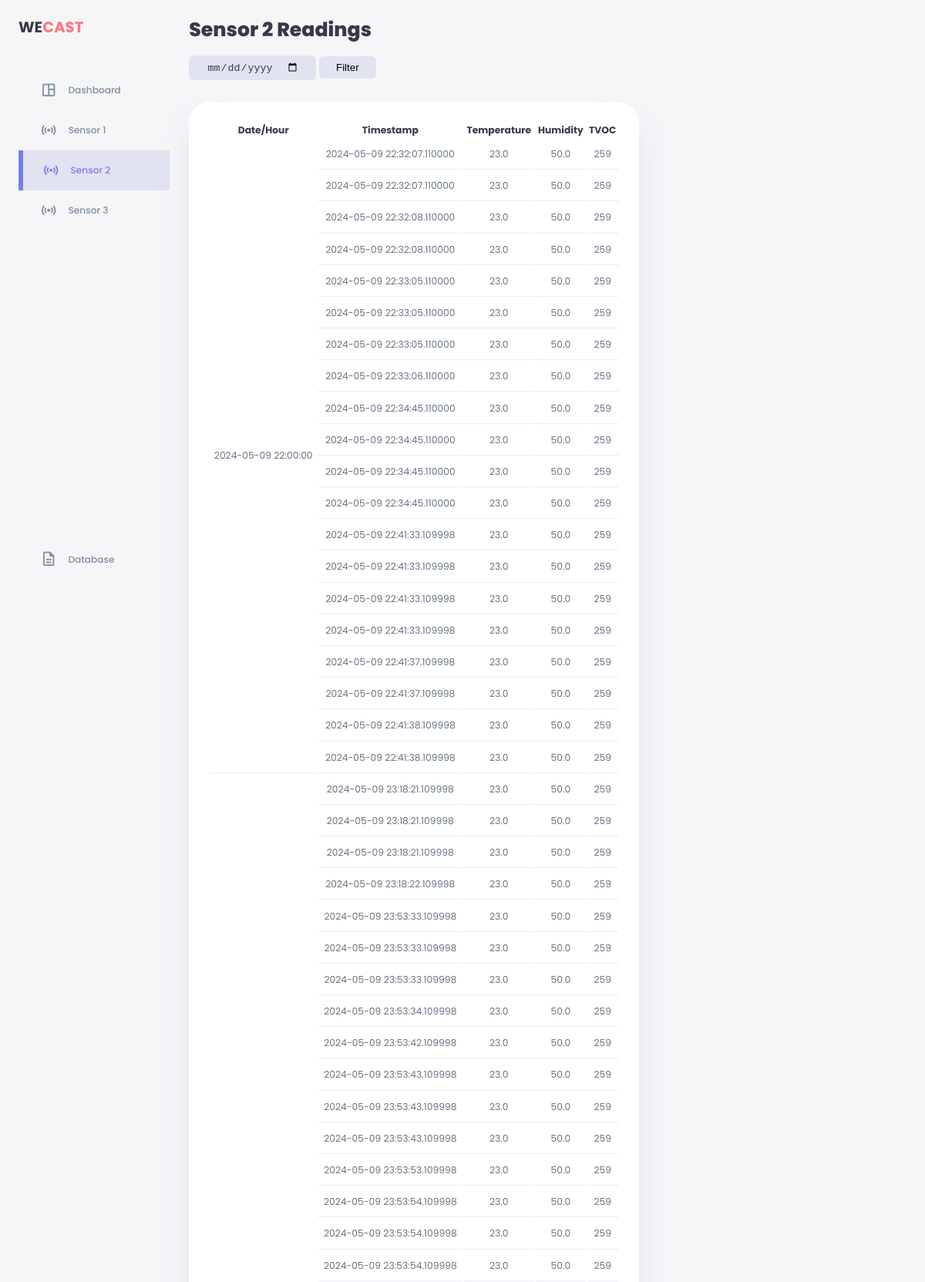
The page /sensor2 (upper part) on the database its author committed.
### CSSE4011 Project/web.py (models this page shows)
class SensorData(db.Model):
    id = db.Column(db.Integer, primary_key=True)
    sensor_id = db.Column(db.String(10))
    timestamp = db.Column(db.DateTime)
    temperature = db.Column(db.Float)
    humidity = db.Column(db.Float)
    tvoc = db.Column(db.Integer)

### CSSE4011 Project/web.py (the view)
@app.route('/sensor2')
def sensor2():
    sensor_data = SensorData.query.filter_by(sensor_id='sensor2').order_by(SensorData.timestamp).all()
    grouped_data = group_data_by_hour(sensor_data)
    return render_template('sensor2.html', grouped_data=grouped_data)

### CSSE4011 Project/web.py (called while the page is built)
def group_data_by_hour(sensor_data):
    grouped_data = {}
    for data_point in sensor_data:
        hour_key = data_point.timestamp.strftime('%Y-%m-%d %H:00:00')
        if hour_key not in grouped_data:
            grouped_data[hour_key] = []
        grouped_data[hour_key].append(data_point)
    for hour_key, data_points in grouped_data.items():
        data_points.sort(key=lambda x: x.timestamp)
    return grouped_data

### CSSE4011 Project/templates/sensor2.html (shortened to what this page needs)
<!DOCTYPE html>
<html lang="en">
<head>
    <link rel="stylesheet" href="/static/css/style.css">
</head>
<body>
    <div class="container">
        <aside>
            <div class="top">
                <div class="logo">
                    <h2>WE<span class="danger">CAST</span></h2>
                </div>
            </div>
            <div class="sidebar">
                <a href="/">
                    <span class="material-symbols-outlined">space_dashboard</span>
                    <h3>Dashboard</h3>
                </a>
                <a href="/sensor1">
                    <span class="material-symbols-outlined">sensors</span>
                    <h3>Sensor 1</h3>
                </a>
                <a href="/sensor2" class="active">
                    <span class="material-symbols-outlined">sensors</span>
                    <h3>Sensor 2</h3>
                </a>
                <a href="/sensor3">
                    <span class="material-symbols-outlined">sensors</span>
                    <h3>Sensor 3</h3>
                </a>
                <a href="/view_timestamps">
                    <span class="material-symbols-outlined">description</span>
                    <h3>Database</h3>
                </a>
            </div>
        </aside>
        <main>
            <h1>Sensor 2 Readings</h1>
            <div class="date">
                <label>
                    <input type="date" id="dateInput">
                </label>
            </div>
            <button onclick="filterData()" class="button">Filter</button>
            <div class="recent-orders">
                <table id="dataTable">
                    <thead>
                        <tr>
                            <th>Date/Hour</th>
                            <th>Timestamp</th>
                            <th>Temperature</th>
                            <th>Humidity</th>
                            <th>TVOC</th>
                        </tr>
                    </thead>
                    <tbody>
                        {% for hour, data_points in grouped_data.items() %}
                        {% for data_point in data_points %}
                        <tr>
                            {% if loop.index == 1 %}
                            <td rowspan="{{ data_points|length }}">{{ hour }}</td>
                            {% endif %}
                            <td>{{ data_point.timestamp }}</td>
                            <td>{{ data_point.temperature }}</td>
                            <td>{{ data_point.humidity }}</td>
                            <td>{{ data_point.tvoc }}</td>
                        </tr>
                        {% endfor %}
                        {% endfor %}
                    </tbody>
                </table>
            </div>
        </main>
    </div>
</body>
</html>

### CSSE4011 Project/static/css/style.css (style rules this page uses)
:root { --colour-primary: #7380ec; --colour-danger: #ff7782; --colour-success: #41f1b6; --colour-warning: #ffbb55; --colour-white: #fff; --colour-info-dark: #7d8da1; --colour-info-light: #dce1eb; --colour-dark: #363949; --colour-light: rgba(132, 139, 200, 0.18); --colour-primary-variant: #677483; --colour-dark-variant: #677483; --colour-background: #f6f6f9; --card-border-radius: 2rem; --border-radius-1: 0.4rem; --border-readius-2: 0.8rem; --border-readius-3: 1.2rem; --card-padding: 1.8rem; --padding-1: 1.2rem; --box-shadow: 0 2rem 3rem var(--colour-light); }
* { margin: 0; pagging: 0; outline: 0; appearance: none; border: 0; text-decoration: none; list-style: none; box-sizing: border-box; }
html { font-size: 14px; }
body { width: 100vw; height: 100vh; font-family: poppins, sans-serif; font-size: 0.88rem; background: var(--colour-background); user-select: none; overflow-x: hidden; color: var(--colour-dark) }
.container { display: grid; width: 96%; margin: 0 auto; gap: 1.8rem; grid-template-columns: 14rem auto 23rem; }
a { colour: var(--colour-dark); }
h1 { font-weight: 800; font-size: 1.8rem; }
h2 { font-size: 1.4rem; }
h3 { font-size: 0.87rem; }
.danger { color: var(--colour-danger); }
aside { height: 100vh; }
aside .top { display: flex; align-items: center; justify-content: space-between; margin-top: 1.4rem; }
aside .logo { display: flex; gap: 0.8rem; }
aside .sidebar { display: flex; flex-direction: column; height: 86vh; position: relative; top: 3rem; }
aside h3 { font-weight: 500; }
aside .sidebar a { display: flex; color: var(--colour-info-dark); margin-left: 2rem; gap: 1rem; align-items: center; position: relative; height: 3.7rem; transition: all 300ms ease; }
aside .sidebar a span { font-size: 1.6rem; transition: all 300ms ease; }
aside .sidebar a:last-child { position: absolute; bottom: 2rem; width: 100%; }
aside .sidebar a.active { background: var(--colour-light); color: var(--colour-primary); margin-left: 0; }
aside .sidebar a.active:before { content: ""; width: 6px; height: 100%; background: var(--colour-primary); }
aside .sidebar a.active span { color: var(--colour-primary); margin-left: calc(1rem - 3px); }
main { margin-top: 1.4rem; }
main .date { display: inline-block; background: var(--colour-light); border-radius: var(--border-radius-1); margin-top: 1rem; padding: 0.5rem 1.6rem; }
main .date input[type='date'] { background: transparent; color: var(--colour-dark); }
main .button { display: inline-block; background: var(--colour-light); border-radius: var(--border-radius-1); margin-top: 1rem; padding: 0.5rem 1.6rem; }
main .recent-orders { margin-top: 2rem; }
main .recent-orders table { background: var(--colour-white); width: 100%; border-radius: var(--card-border-radius); padding: var(--card-padding); text-align: center; box-shadow: var(--box-shadow); transition: all 300ms ease; }
main table tbody td { height: 2.8rem; border-bottom: 1px solid var(--colour-light); color: var(--colour-dark-variant); }

### rows shown on the page
SensorData: hour "2024-05-09 22:00:00", timestamp "2024-05-09 22:32:07.110000", temperature "23.0", humidity "50.0", tvoc "259"
SensorData: timestamp "2024-05-09 22:32:07.110000", temperature "23.0", humidity "50.0", tvoc "259"
SensorData: timestamp "2024-05-09 22:32:08.110000", temperature "23.0", humidity "50.0", tvoc "259"
SensorData: timestamp "2024-05-09 22:32:08.110000", temperature "23.0", humidity "50.0", tvoc "259"
SensorData: timestamp "2024-05-09 22:33:05.110000", temperature "23.0", humidity "50.0", tvoc "259"
SensorData: timestamp "2024-05-09 22:33:05.110000", temperature "23.0", humidity "50.0", tvoc "259"
SensorData: timestamp "2024-05-09 22:33:05.110000", temperature "23.0", humidity "50.0", tvoc "259"
SensorData: timestamp "2024-05-09 22:33:06.110000", temperature "23.0", humidity "50.0", tvoc "259"
SensorData: timestamp "2024-05-09 22:34:45.110000", temperature "23.0", humidity "50.0", tvoc "259"
SensorData: timestamp "2024-05-09 22:34:45.110000", temperature "23.0", humidity "50.0", tvoc "259"
SensorData: timestamp "2024-05-09 22:34:45.110000", temperature "23.0", humidity "50.0", tvoc "259"
SensorData: timestamp "2024-05-09 22:34:45.110000", temperature "23.0", humidity "50.0", tvoc "259"
SensorData: timestamp "2024-05-09 22:41:33.109998", temperature "23.0", humidity "50.0", tvoc "259"
SensorData: timestamp "2024-05-09 22:41:33.109998", temperature "23.0", humidity "50.0", tvoc "259"
SensorData: timestamp "2024-05-09 22:41:33.109998", temperature "23.0", humidity "50.0", tvoc "259"
SensorData: timestamp "2024-05-09 22:41:33.109998", temperature "23.0", humidity "50.0", tvoc "259"
SensorData: timestamp "2024-05-09 22:41:37.109998", temperature "23.0", humidity "50.0", tvoc "259"
SensorData: timestamp "2024-05-09 22:41:37.109998", temperature "23.0", humidity "50.0", tvoc "259"
SensorData: timestamp "2024-05-09 22:41:38.109998", temperature "23.0", humidity "50.0", tvoc "259"
SensorData: timestamp "2024-05-09 22:41:38.109998", temperature "23.0", humidity "50.0", tvoc "259"
SensorData: timestamp "2024-05-09 23:18:21.109998", temperature "23.0", humidity "50.0", tvoc "259"
SensorData: timestamp "2024-05-09 23:18:21.109998", temperature "23.0", humidity "50.0", tvoc "259"
SensorData: timestamp "2024-05-09 23:18:21.109998", temperature "23.0", humidity "50.0", tvoc "259"
SensorData: timestamp "2024-05-09 23:18:22.109998", temperature "23.0", humidity "50.0", tvoc "259"
SensorData: timestamp "2024-05-09 23:53:33.109998", temperature "23.0", humidity "50.0", tvoc "259"
SensorData: timestamp "2024-05-09 23:53:33.109998", temperature "23.0", humidity "50.0", tvoc "259"
SensorData: timestamp "2024-05-09 23:53:33.109998", temperature "23.0", humidity "50.0", tvoc "259"
SensorData: timestamp "2024-05-09 23:53:34.109998", temperature "23.0", humidity "50.0", tvoc "259"
SensorData: timestamp "2024-05-09 23:53:42.109998", temperature "23.0", humidity "50.0", tvoc "259"
SensorData: timestamp "2024-05-09 23:53:43.109998", temperature "23.0", humidity "50.0", tvoc "259"
SensorData: timestamp "2024-05-09 23:53:43.109998", temperature "23.0", humidity "50.0", tvoc "259"
SensorData: timestamp "2024-05-09 23:53:43.109998", temperature "23.0", humidity "50.0", tvoc "259"
SensorData: timestamp "2024-05-09 23:53:53.109998", temperature "23.0", humidity "50.0", tvoc "259"
SensorData: timestamp "2024-05-09 23:53:54.109998", temperature "23.0", humidity "50.0", tvoc "259"
SensorData: timestamp "2024-05-09 23:53:54.109998", temperature "23.0", humidity "50.0", tvoc "259"
SensorData: timestamp "2024-05-09 23:53:54.109998", temperature "23.0", humidity "50.0", tvoc "259"
